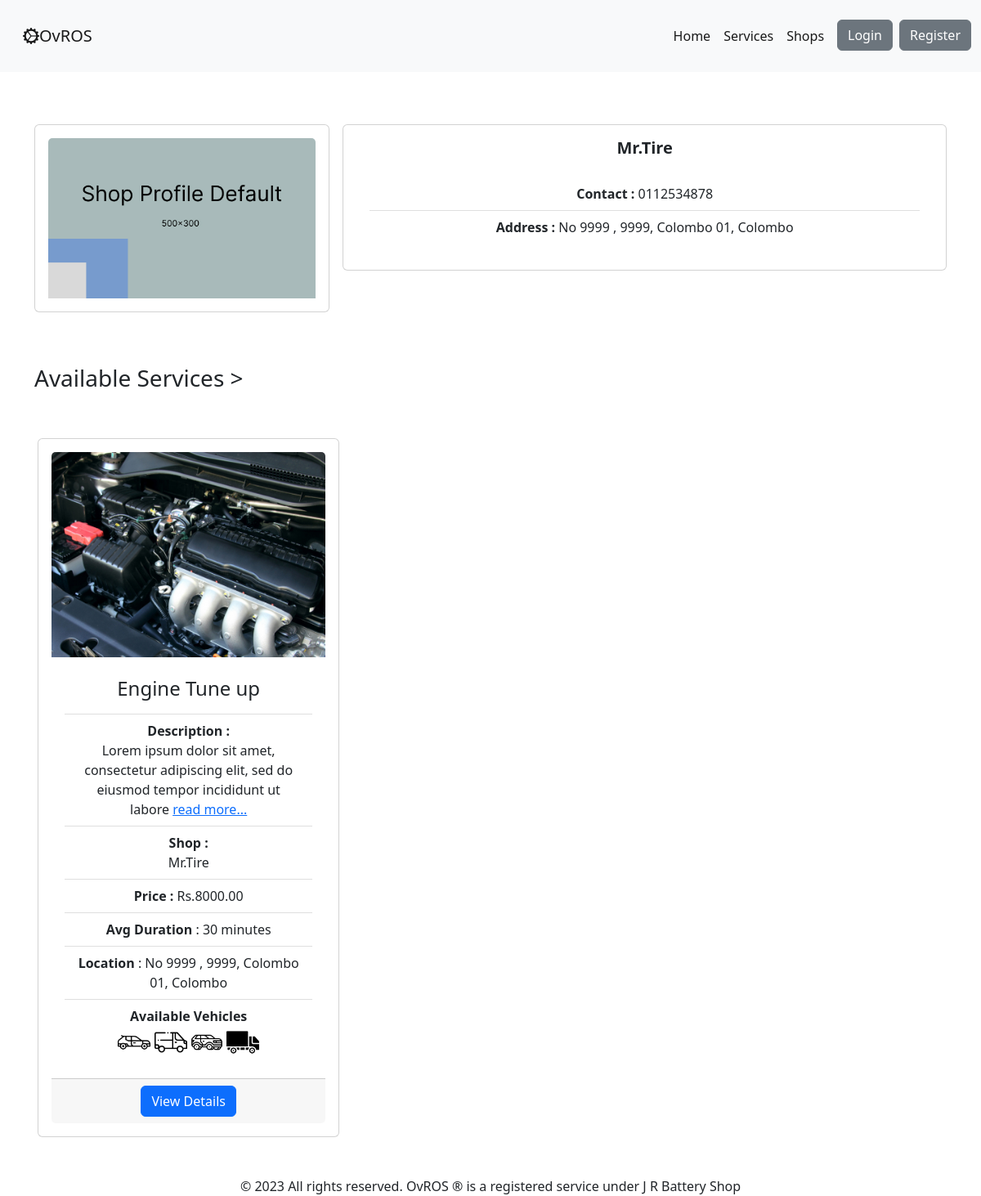
/shops/1, run on the app's committed database.
### ovros_user_module/models.py (models this page shows, shortened)
class ShopProfile(models.Model):
    user = models.OneToOneField(settings.AUTH_USER_MODEL, on_delete=models.CASCADE)
    user_role = models.CharField('Type', max_length=40, choices=Types.choices, default=Types.USER_SHOP)
    shop_name = models.CharField(max_length=100, help_text="Service Shop name")
    shop_profile_img = models.ImageField(upload_to='shops/profile_images', null=True, blank=True,
                                         default="shops/shop_profile_default.jpg")
    shop_address_no = models.CharField(
        max_length=200,
        help_text="Service Shop address Number",
    )
    shop_address_street = models.CharField(
        max_length=200,
        help_text="Service Shop address street",
    )
    shop_address_city = models.CharField(
        choices=DISTRICTS_CITY,
        max_length=200,
        help_text="Service Shop address city",
    )
    shop_address_district = models.CharField(
        choices=DISTRICTS,
        max_length=200,
        help_text="Service Shop address district",
    )
    shop_contact = models.CharField(max_length=10, help_text="eg: 07xxxxxxxx")
    shop_email = models.CharField(max_length=100, help_text="shop email address", blank=True)
    def get_full_address(self):
        return f'No {self.shop_address_no} , ' \
               f'{self.shop_address_street}, ' \
               f'{self.shop_address_city}, ' \
               f'{self.shop_address_district}'

### ovros_service_module/models.py (models this page shows, shortened)
class Service(models.Model):
    shop = models.ForeignKey(to=ShopProfile, on_delete=models.CASCADE)
    service_name = models.CharField(max_length=100)
    service_image = models.ImageField(upload_to='images/service_img', blank=True)
    service_description = models.CharField(max_length=500, default='', blank=True)
    service_price = models.DecimalField(max_digits=10, decimal_places=2)
    service_duration = models.CharField(max_length=5)
    is_for_car = models.BooleanField(verbose_name="Available for car", default=False)
    is_for_van = models.BooleanField(verbose_name="Available for van", default=False)
    is_for_suv = models.BooleanField(verbose_name="Available for suv", default=False)
    is_for_lorry = models.BooleanField(verbose_name="Available for lorry", default=False)
    is_for_bike = models.BooleanField(verbose_name="Available for bike", default=False)
    is_for_long_vehicle = models.BooleanField(verbose_name="Available for bike", default=False)
    service_availability = models.BooleanField(
        verbose_name="Service availability",
        default=False,
        help_text="is service available currently"
    )
    date_created = models.DateField(auto_now_add=True)
    date_updated = models.DateField(auto_now=True)

### ovros_home/views.py (the view)
# urls.py: path('shops/<int:shop_id>', shop_detail, name='shop_detail'),
def shop_detail(request, shop_id):
    shop_d = ShopProfile.objects.get(id=shop_id)
    shop_services = Service.objects.filter(shop=shop_id)
    return render(request, "shops/shop_detail.html", {
        "profile": shop_d,
        "shop_services": shop_services
    })

### ovros_user_module/context_processors.py (called while the page is built)
def profile_data(request):
    return {'profile_data': ProfileData(request)}

### templates/shops/shop_detail.html (shortened to what this page needs)
{% extends 'base.html' %}
{% load static %}
{% load crispy_forms_tags %}
{% block content %}
    <div class="container">
        <div class="row my-5 g-3">
            <div class="col-12 col-md-6 col-lg-4">
                <div class="card">
                    <div class="card-body text-center">
                        <img src="{{ profile.shop_profile_img.url }}" class="card-img-top"
                             alt="shop_profile_img">
                    </div>
                </div>
            </div>
            <div class="col-12 col-md-6 col-lg-8">
                <div class="card">
                    <div class="card-body text-center">
                        <h5 class="card-title"><strong>{{ profile.shop_name }}</strong></h5>
                        <div class="card-body ">
                            <div class="list-group">
                                <ul class="list-group list-group-flush">
                                    <li class="list-group-item"><strong>Contact : </strong>{{ profile.shop_contact }}
                                    </li>
                                    <li class="list-group-item"><strong>Address : </strong>
                                        {{ profile.get_full_address }}</li>
                                </ul>
                            </div>
                        </div>
                    </div>
                </div>
            </div>
        </div>
        <div class="row my-5 g-3">
            <h3>Available Services ></h3>
        </div>
        <div class="row my-5 g-3">
            <div class="container">
            {% if shop_services.count == 0 %}
                No services yet
                {% else %}
                {% for service in shop_services %}
                    <div class="col-12 col-md-6 col-lg-4">
                        <div class="card">
                            <div class="card-body text-center">
                                {% if service.service_image is None %}
                                    <img src="{% static 'images/service_vector.jpg' %}" class="card-img-top"
                                         alt="...">
                                {% else %}
                                    <img src="{{ service.service_image.url }}" class="card-img-top" alt="...">
                                {% endif %}
                                <div class="card-body">
                                    <div class="list-group">
                                        <ul class="list-group list-group-flush">
                                            <li class="list-group-item">
                                                <h4>{{ service.service_name }}</h4>
                                            </li>
                                            <li class="list-group-item">
                                                <strong>Description :</strong><br>
                                                {{ service.service_description  | slice:":100" }} <a
                                                    href="{% url 'service_detail' service.id %}">read more...</a></li>
                                            <li class="list-group-item">
                                                <strong>Shop :</strong><br>
                                                {{ service.shop.shop_name }}</li>
                                            <li class="list-group-item"><strong>Price
                                                : </strong><span>Rs.</span>{{ service.service_price }}</li>
                                            <li class="list-group-item"><strong>Avg Duration </strong>
                                                : {{ service.service_duration }} minutes
                                            </li>
                                            <li class="list-group-item"><strong>Location </strong>
                                                : {{ service.shop.get_full_address }}
                                            </li>
                                            <li class="list-group-item"><strong>Available Vehicles </strong>
                                                <div>
                                                    {% if service.is_for_car %}
                                                        <img height="40px" width="40px"
                                                             src="{% static 'icons/car_icon.png' %}">
                                                    {% endif %}
                                                    {% if service.is_for_van %}
                                                        <img height="40px" width="40px" class="bi"
                                                             src="{% static 'icons/van_icon.png' %}">
                                                    {% endif %}
                                                    {% if service.is_for_suv %}
                                                        <img height="40px" width="40px" class="bi"
                                                             src="{% static 'icons/suv_icon.png' %}">
                                                    {% endif %}
                                                    {% if service.is_for_lorry %}
                                                        <img height="40px" width="40px" class="bi"
                                                             src="{% static 'icons/lorry_icon.png' %}">
                                                    {% endif %}
                                                </div>
                                            </li>
                                        </ul>
                                    </div>
                                </div>
                                <div class="card-footer">
                                    <a href="{% url 'service_detail' service.id %}" class="btn btn-primary ">View
                                        Details</a>
                                </div>
                            </div>
                        </div>
                    </div>
                {% endfor %}
            {% endif %}
            </div>
        </div>
    </div>
{% endblock %}

### data on the page
ShopProfile: shop_profile_img (placeholder picture), shop_name "Mr.Tire", shop_contact "0112534878", get_full_address "No 9999 , 9999, Colombo 01, Colombo"
Service: service_image (picture), service_name "Engine Tune up", service_description "Lorem ipsum dolor sit amet, consectetur adipiscing elit, sed do eiusmod tempor incididunt ut labore", shop.shop_name "Mr.Tire", service_price "8000.00", service_duration "30", shop.get_full_address "No 9999 , 9999, Colombo 01, Colombo", is_for_car True (drawn), is_for_van True (drawn), is_for_suv True (drawn), is_for_lorry True (drawn)
